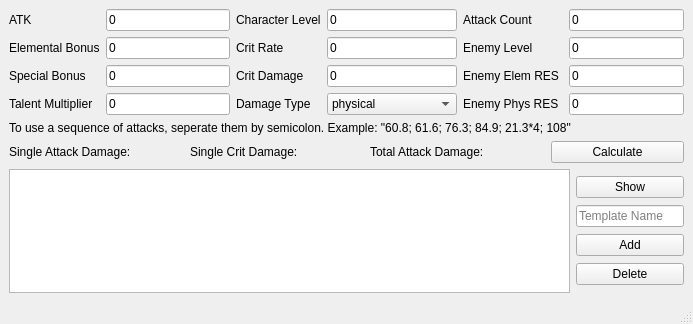
<?xml version="1.0" encoding="UTF-8"?>
<ui version="4.0">
 <class>MainWindow</class>
 <widget class="QMainWindow" name="MainWindow">
  <property name="geometry">
   <rect>
    <x>0</x>
    <y>0</y>
    <width>693</width>
    <height>324</height>
   </rect>
  </property>
  <property name="windowTitle">
   <string>MainWindow</string>
  </property>
  <widget class="QWidget" name="centralwidget">
   <layout class="QGridLayout" name="gridLayout">
    <item row="0" column="0">
     <layout class="QVBoxLayout" name="verticalLayout" stretch="0,0,0,1">
      <property name="sizeConstraint">
       <enum>QLayout::SetDefaultConstraint</enum>
      </property>
      <item>
       <layout class="QHBoxLayout" name="inputDataLayout" stretch="1,1,1">
        <item>
         <layout class="QFormLayout" name="firstColLayout">
          <item row="0" column="0">
           <widget class="QLabel" name="atkLabel">
            <property name="text">
             <string>ATK</string>
            </property>
           </widget>
          </item>
          <item row="0" column="1">
           <widget class="QLineEdit" name="atkEdit">
            <property name="sizePolicy">
             <sizepolicy hsizetype="Minimum" vsizetype="Fixed">
              <horstretch>0</horstretch>
              <verstretch>0</verstretch>
             </sizepolicy>
            </property>
            <property name="text">
             <string>0</string>
            </property>
           </widget>
          </item>
          <item row="1" column="0">
           <widget class="QLabel" name="elemLabel">
            <property name="text">
             <string>Elemental Bonus</string>
            </property>
           </widget>
          </item>
          <item row="1" column="1">
           <widget class="QLineEdit" name="elemEdit">
            <property name="sizePolicy">
             <sizepolicy hsizetype="Minimum" vsizetype="Fixed">
              <horstretch>0</horstretch>
              <verstretch>0</verstretch>
             </sizepolicy>
            </property>
            <property name="text">
             <string>0</string>
            </property>
           </widget>
          </item>
          <item row="2" column="0">
           <widget class="QLabel" name="specialLabel">
            <property name="text">
             <string>Special Bonus</string>
            </property>
           </widget>
          </item>
          <item row="2" column="1">
           <widget class="QLineEdit" name="specialEdit">
            <property name="sizePolicy">
             <sizepolicy hsizetype="Minimum" vsizetype="Fixed">
              <horstretch>0</horstretch>
              <verstretch>0</verstretch>
             </sizepolicy>
            </property>
            <property name="text">
             <string>0</string>
            </property>
           </widget>
          </item>
          <item row="3" column="0">
           <widget class="QLabel" name="talentLabel">
            <property name="text">
             <string>Talent Multiplier</string>
            </property>
           </widget>
          </item>
          <item row="3" column="1">
           <widget class="QLineEdit" name="talentEdit">
            <property name="sizePolicy">
             <sizepolicy hsizetype="Minimum" vsizetype="Fixed">
              <horstretch>0</horstretch>
              <verstretch>0</verstretch>
             </sizepolicy>
            </property>
            <property name="text">
             <string>0</string>
            </property>
           </widget>
          </item>
         </layout>
        </item>
        <item>
         <layout class="QFormLayout" name="secondColLayout">
          <item row="1" column="0">
           <widget class="QLabel" name="characterLevelLabel">
            <property name="text">
             <string>Character Level</string>
            </property>
           </widget>
          </item>
          <item row="1" column="1">
           <widget class="QLineEdit" name="characterLevelEdit">
            <property name="sizePolicy">
             <sizepolicy hsizetype="Minimum" vsizetype="Fixed">
              <horstretch>0</horstretch>
              <verstretch>0</verstretch>
             </sizepolicy>
            </property>
            <property name="text">
             <string>0</string>
            </property>
           </widget>
          </item>
          <item row="2" column="0">
           <widget class="QLabel" name="critRateLabel">
            <property name="text">
             <string>Crit Rate</string>
            </property>
           </widget>
          </item>
          <item row="2" column="1">
           <widget class="QLineEdit" name="critRateEdit">
            <property name="sizePolicy">
             <sizepolicy hsizetype="Minimum" vsizetype="Fixed">
              <horstretch>0</horstretch>
              <verstretch>0</verstretch>
             </sizepolicy>
            </property>
            <property name="text">
             <string>0</string>
            </property>
           </widget>
          </item>
          <item row="3" column="0">
           <widget class="QLabel" name="critDamageLabel">
            <property name="text">
             <string>Crit Damage</string>
            </property>
           </widget>
          </item>
          <item row="3" column="1">
           <widget class="QLineEdit" name="critDamageEdit">
            <property name="sizePolicy">
             <sizepolicy hsizetype="Minimum" vsizetype="Fixed">
              <horstretch>0</horstretch>
              <verstretch>0</verstretch>
             </sizepolicy>
            </property>
            <property name="text">
             <string>0</string>
            </property>
           </widget>
          </item>
          <item row="4" column="1">
           <widget class="QComboBox" name="damageTypeBox">
            <property name="sizePolicy">
             <sizepolicy hsizetype="Minimum" vsizetype="Fixed">
              <horstretch>0</horstretch>
              <verstretch>0</verstretch>
             </sizepolicy>
            </property>
            <item>
             <property name="text">
              <string>physical</string>
             </property>
            </item>
            <item>
             <property name="text">
              <string>elemental</string>
             </property>
            </item>
           </widget>
          </item>
          <item row="4" column="0">
           <widget class="QLabel" name="damageTypeLabel">
            <property name="text">
             <string>Damage Type</string>
            </property>
           </widget>
          </item>
         </layout>
        </item>
        <item>
         <layout class="QFormLayout" name="formLayout_2">
          <item row="0" column="0">
           <widget class="QLabel" name="attackCountLabel">
            <property name="text">
             <string>Attack Count</string>
            </property>
           </widget>
          </item>
          <item row="0" column="1">
           <widget class="QLineEdit" name="attackCountEdit">
            <property name="sizePolicy">
             <sizepolicy hsizetype="Minimum" vsizetype="Fixed">
              <horstretch>0</horstretch>
              <verstretch>0</verstretch>
             </sizepolicy>
            </property>
            <property name="text">
             <string>0</string>
            </property>
           </widget>
          </item>
          <item row="1" column="1">
           <widget class="QLineEdit" name="enemyLevelEdit">
            <property name="sizePolicy">
             <sizepolicy hsizetype="Minimum" vsizetype="Fixed">
              <horstretch>0</horstretch>
              <verstretch>0</verstretch>
             </sizepolicy>
            </property>
            <property name="text">
             <string>0</string>
            </property>
           </widget>
          </item>
          <item row="1" column="0">
           <widget class="QLabel" name="enemyLabelLabel">
            <property name="text">
             <string>Enemy Level</string>
            </property>
           </widget>
          </item>
          <item row="2" column="1">
           <widget class="QLineEdit" name="enemyElemResEdit">
            <property name="sizePolicy">
             <sizepolicy hsizetype="Minimum" vsizetype="Fixed">
              <horstretch>0</horstretch>
              <verstretch>0</verstretch>
             </sizepolicy>
            </property>
            <property name="text">
             <string>0</string>
            </property>
           </widget>
          </item>
          <item row="2" column="0">
           <widget class="QLabel" name="enemyElemResLabel">
            <property name="text">
             <string>Enemy Elem RES </string>
            </property>
           </widget>
          </item>
          <item row="3" column="1">
           <widget class="QLineEdit" name="enemyPhysResEdit">
            <property name="sizePolicy">
             <sizepolicy hsizetype="Minimum" vsizetype="Fixed">
              <horstretch>0</horstretch>
              <verstretch>0</verstretch>
             </sizepolicy>
            </property>
            <property name="text">
             <string>0</string>
            </property>
           </widget>
          </item>
          <item row="3" column="0">
           <widget class="QLabel" name="enemyPhysResLabel">
            <property name="text">
             <string>Enemy Phys RES</string>
            </property>
           </widget>
          </item>
         </layout>
        </item>
       </layout>
      </item>
      <item>
       <widget class="QLabel" name="label_2">
        <property name="text">
         <string>To use a sequence of attacks, seperate them by semicolon. Example: &quot;60.8; 61.6; 76.3; 84.9; 21.3*4; 108&quot;</string>
        </property>
       </widget>
      </item>
      <item>
       <layout class="QHBoxLayout" name="outputDataLayout" stretch="1,1,1,0">
        <item>
         <widget class="QLabel" name="sadLabel">
          <property name="text">
           <string>Single Attack Damage: </string>
          </property>
         </widget>
        </item>
        <item>
         <widget class="QLabel" name="scdLabel">
          <property name="text">
           <string>Single Crit Damage: </string>
          </property>
         </widget>
        </item>
        <item>
         <widget class="QLabel" name="tadLabel">
          <property name="text">
           <string>Total Attack Damage:</string>
          </property>
         </widget>
        </item>
        <item>
         <widget class="QPushButton" name="calculateButton">
          <property name="sizePolicy">
           <sizepolicy hsizetype="Minimum" vsizetype="Fixed">
            <horstretch>0</horstretch>
            <verstretch>0</verstretch>
           </sizepolicy>
          </property>
          <property name="minimumSize">
           <size>
            <width>133</width>
            <height>0</height>
           </size>
          </property>
          <property name="text">
           <string>Calculate</string>
          </property>
         </widget>
        </item>
       </layout>
      </item>
      <item>
       <layout class="QHBoxLayout" name="templateLayout" stretch="1,0">
        <item>
         <widget class="QTableWidget" name="templateTable"/>
        </item>
        <item>
         <layout class="QVBoxLayout" name="templateInputLayout">
          <property name="spacing">
           <number>0</number>
          </property>
          <property name="topMargin">
           <number>0</number>
          </property>
          <property name="bottomMargin">
           <number>0</number>
          </property>
          <item>
           <widget class="QPushButton" name="templateLoadButton">
            <property name="text">
             <string>Show</string>
            </property>
           </widget>
          </item>
          <item>
           <widget class="QLineEdit" name="templateNameEdit">
            <property name="inputMask">
             <string/>
            </property>
            <property name="text">
             <string/>
            </property>
            <property name="placeholderText">
             <string>Template Name</string>
            </property>
           </widget>
          </item>
          <item>
           <widget class="QPushButton" name="templateAddButton">
            <property name="text">
             <string>Add</string>
            </property>
           </widget>
          </item>
          <item>
           <widget class="QPushButton" name="templateDeleteButton">
            <property name="text">
             <string>Delete</string>
            </property>
           </widget>
          </item>
         </layout>
        </item>
       </layout>
      </item>
     </layout>
    </item>
   </layout>
  </widget>
  <widget class="QMenuBar" name="menubar">
   <property name="geometry">
    <rect>
     <x>0</x>
     <y>0</y>
     <width>693</width>
     <height>21</height>
    </rect>
   </property>
  </widget>
  <widget class="QStatusBar" name="statusbar"/>
 </widget>
 <resources/>
 <connections/>
</ui>
